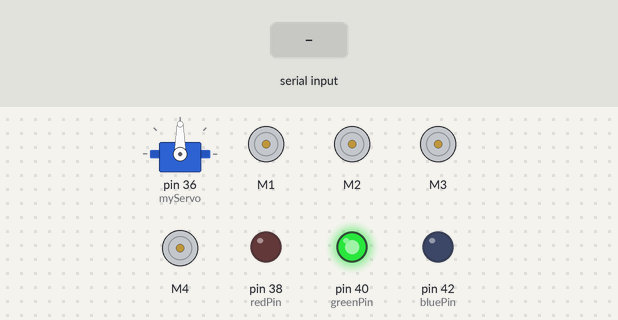
This sketch was run on a simulated Arduino Mega 2560, built with avr-gcc and run on an emulated ATmega2560. Shown: servo, 4 × DC motor (green arrow = forward, orange = backward, longer = faster), output pins drawn as LEDs (lit = HIGH). Dashed ring = blinking. Inputs (shaded band) come from the test bench.

Above: at 1.2 s.
1.3 s: "start1\n" received over Serial
At 1.55 s:
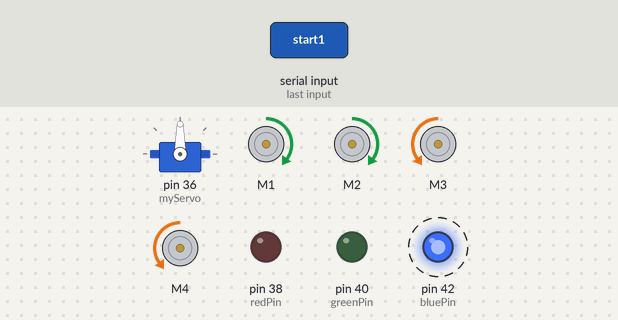
4.3 s: "start2\n" received over Serial
At 5.81 s:
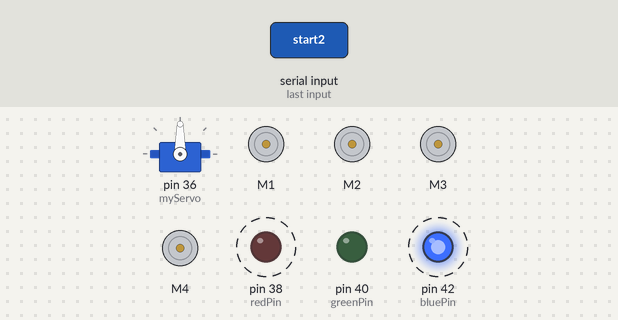
7.3 s: "stop\n" received over Serial
At 7.9 s:
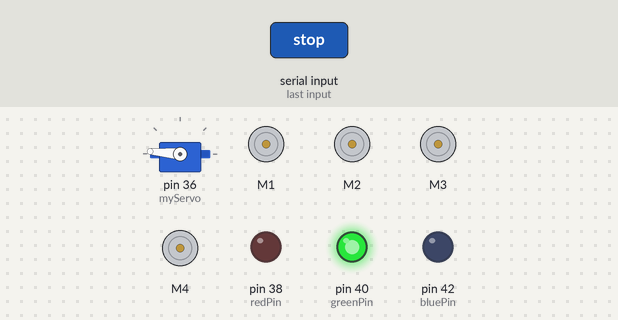
9.0 s: "f\n" received over Serial
At 9.25 s:
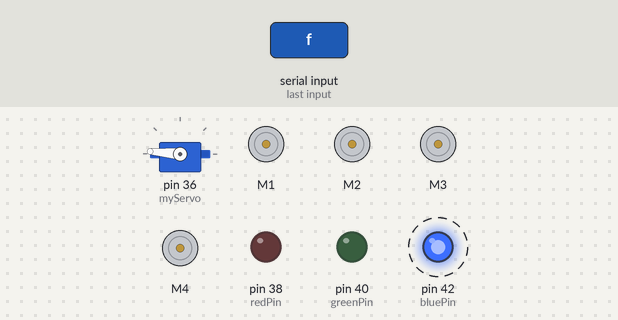
12.0 s: "w\n" received over Serial
At 12.75 s:
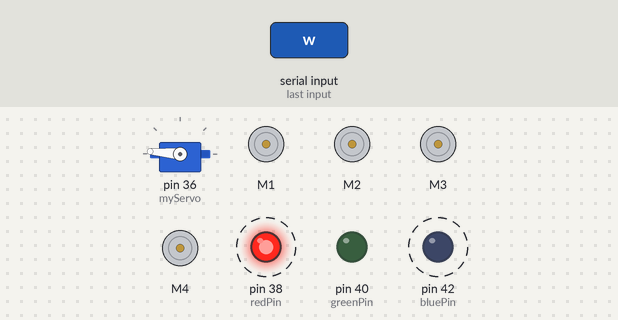
15.0 s: "s\n" received over Serial
At 15.28 s:
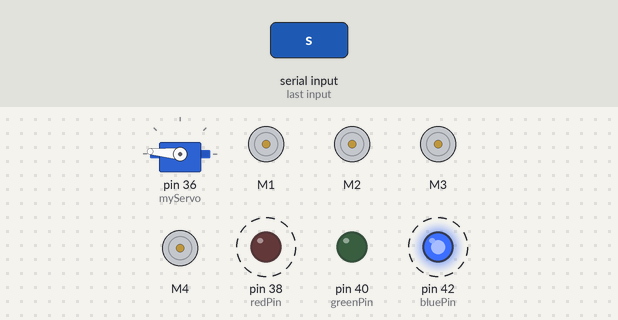
Timing chart, 0 to 19.0 s (numbered marks = the images above; inputs shaded):
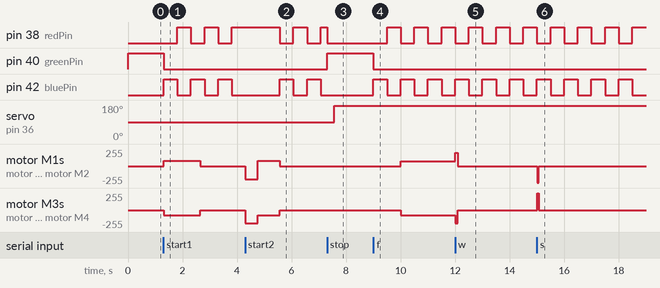

Measured:
- after the input at 1.3 s, pin 38 (redPin): alternates HIGH for 0.50 s and LOW for 0.50 s, starting after 0.51 s; pin 40 (greenPin): HIGH → LOW at once
- after the input at 4.3 s, servo on pin 36 (myServo): stays 90° (without the input it goes to 175° after 0.36 s); motor M1, motor M2: stopped → backward 200/255 at once, → forward 80/255 0.46 s later, → stopped 0.80 s later; motor M3, motor M4: stopped → backward 200/255 at once, → backward 80/255 0.46 s later, → stopped 0.80 s later
- after the input at 7.3 s, pin 40 (greenPin): LOW → HIGH at once; pin 42 (bluePin): stays LOW (without the input it goes to HIGH after 0.27 s)
- after the input at 9.0 s, pin 38 (redPin): alternates HIGH for 0.50 s and LOW for 0.50 s, starting after 0.50 s; pin 40 (greenPin): HIGH → LOW at once; pin 42 (bluePin): alternates HIGH for 0.50 s and LOW for 0.50 s, starting at once; motor M1, motor M2: stopped → forward 75/255 after 1.0 s; motor M3, motor M4: stopped → backward 75/255 after 1.0 s
- after the input at 12.0 s, motor M1, motor M2: forward 75/255 → forward 200/255 at once, → stopped 0.10 s later; motor M3, motor M4: backward 75/255 → backward 200/255 at once, → stopped 0.10 s later
- after the input at 15.0 s, motor M1, motor M2: stopped → backward 250/255 at once, → stopped 0.06 s later; motor M3, motor M4: stopped → forward 250/255 at once, → stopped 0.06 s later

The sketch:

final.ino
```cpp
#include <AFMotor.h>
#include <Servo.h>

// 电机定义
AF_DCMotor motor1(1);
AF_DCMotor motor2(2);
AF_DCMotor motor3(3);
AF_DCMotor motor4(4);

// 舵机定义
Servo myServo;

// LED 引脚定义
const int redPin = 38;    // 红色引脚连接到数字38
const int greenPin = 40;  // 绿色引脚连接到数字40
const int bluePin = 42;   // 蓝色引脚连接到数字42

// 变量定义
unsigned long startTime = 0;
unsigned long runDuration = 0;
bool isRunning = false;
bool redLight = false;
bool servoMovePending = false;
bool startCommandActive = false;
bool continuousRun = false;
bool initialSpeedRun = false;
bool fCommandActive = false;

// 红蓝交替闪烁相关变量
bool toggleRedBlue = false;
unsigned long ledToggleTime = 0;
const unsigned long ledInterval = 500; // 闪烁间隔时间（毫秒）

void setup() {
  Serial.begin(9600);        // 初始化串口通信
  myServo.attach(36);        // 将舵机连接到引脚36

  // 设置LED引脚为输出模式
  pinMode(redPin, OUTPUT);
  pinMode(greenPin, OUTPUT);
  pinMode(bluePin, OUTPUT);

  setColor(0, 255, 0);       // 默认显示绿色
}

void loop() {
  checkSerialInput();        // 检查串口输入

  // 检查是否到达运行时间
  if (isRunning && (millis() - startTime >= runDuration)) {
    stopAllMotors();         // 停止所有电机
    isRunning = false;       // 标记为停止状态
    if (startCommandActive) {
      servoMovePending = true; // 标记为需要旋转舵机
    }
    startTime = millis();    // 重置开始时间
  }

  // 检查是否需要旋转舵机
  if (servoMovePending && (millis() - startTime >= 2000)) {
    myServo.write(175);      // 舵机移动到175度
    servoMovePending = false; // 重置舵机移动标记
    startCommandActive = false; // 重置start命令标记
  }

  // 如果是初始速度运行模式
  if (initialSpeedRun && (millis() - startTime >= 1000)) { // 修改为1秒（1000毫秒）
    continuousRun = true;
    initialSpeedRun = false;
    startTime = millis();
  }

  // 如果是连续运行模式，所有电机以速度100持续运行
  if (continuousRun && !isRunning) {
    runAllMotors('w', 75); /*启动速度*/
  }

  // 红蓝交替闪烁
  if (redLight && (millis() - ledToggleTime >= ledInterval)) {
    if (toggleRedBlue) {
      setColor(255, 0, 0);  // 红色
    } else {
      setColor(0, 0, 255);  // 蓝色
    }
    toggleRedBlue = !toggleRedBlue; // 切换颜色
    ledToggleTime = millis(); // 重置LED切换时间
  }
}

// 检查串口输入
void checkSerialInput() {
  if (Serial.available() > 0) {  // 检查是否有串口输入
    String command = Serial.readStringUntil('\n');  // 读取串口输入

    // 根据输入命令进行操作
    if (command == "start1") {
      redLight = true;      // 标记为红灯
      runForDistanceWithServo('w', 135, 80); // 前进30个单位，速度100
      startCommandActive = true; // 标记start命令活动
    } else if (command == "start2") {
      redLight = true;      // 标记为红灯
      executeStart2Sequence();  // 执行 start2 命令序列
      startCommandActive = true; // 标记start命令活动
    } else if (command == "stop") {
      setColor(0, 255, 0);  // 变回绿色
      redLight = false;     // 标记为绿灯
      stopAllMotors();      // 停止所有电机
      myServo.write(90);    // 舵机回到90度
      continuousRun = false; // 停止连续运行
      initialSpeedRun = false; // 停止初始速度运行
      fCommandActive = false; // 重置f命令活动标记
    } else if (command == "f") {
      if (!fCommandActive) {
        redLight = true;      // 标记为红灯
        initialSpeedRun = true; // 标记为初始速度运行
        continuousRun = false; // 确保连续运行标记未设置
        startTime = millis(); // 重置开始时间
        fCommandActive = true; // 标记f命令活动
      }
    } else {
      // 处理单个字符命令
      handleSingleCharCommand(command[0]);
    }
  }
}

// 执行 start2 命令序列
void executeStart2Sequence() {
  //runForDistanceCustom('w', 10, 100); // 前进10个单位，速度200
  //delay(convertDistanceToDuration(500)); // 添加延时
  runForDistance(BACKWARD, 10, 200); // 右转10个单位，速度200
  delay(convertDistanceToDuration(46)); // 添加延时
  //runForDistance(FORWARD, 10, 200); // 左转10个单位，速度200
  //delay(convertDistanceToDuration(58)); // 添加延时
  runForDistanceCustom('w', 10, 80); // 前进10个单位，速度200
  delay(convertDistanceToDuration(80)); // 添加延时
}

// 处理单个字符命令
void handleSingleCharCommand(char command) {
  if (!startCommandActive) { // 检查start命令是否活动
    if (continuousRun || initialSpeedRun) {
      // 停止所有电机的连续运行
      continuousRun = false;
      initialSpeedRun = false;
      stopAllMotors();
    }

    fCommandActive = false; // 重置f命令活动标记

    switch (command) {
      case 'w':
        runForDistanceCustom('w', 10, 200); // 前进10个单位，速度200
        break;
      case 's':
        runForDistanceCustom('s', 6, 250); // 后退6个单位，速度250
        break;
      case 'a':
        runForDistance(FORWARD, 10, 200); // 左转10个单位，速度200
        break;
      case 'd':
        runForDistance(BACKWARD, 10, 200); // 右转10个单位，速度200
        break;
      case 'q':
        runForDistance(FORWARD, 30, 200); // 左转30个单位，速度200
        break;
    }
  }
}

// 设置单个电机
void setMotor(AF_DCMotor &motor, uint8_t direction, int speed) {
  motor.setSpeed(speed);
  motor.run(direction);
}

// 设置所有电机
void setAllMotors(uint8_t direction, int speed) {
  setMotor(motor1, direction, speed);
  setMotor(motor2, direction, speed);
  setMotor(motor3, direction, speed);
  setMotor(motor4, direction, speed);
}

// 停止所有电机
void stopAllMotors() {
  motor1.run(RELEASE);
  motor2.run(RELEASE);
  motor3.run(RELEASE);
  motor4.run(RELEASE);
}

// 按距离运行
void runForDistance(uint8_t direction, int distance, int speed) {
  runDuration = convertDistanceToDuration(distance);
  setAllMotors(direction, speed);
  startTime = millis();
  isRunning = true;
}

// 自定义按距离运行
void runForDistanceCustom(char command, int distance, int speed) {
  runDuration = convertDistanceToDuration(distance);

  if (command == 'w') {
    setMotor(motor1, FORWARD, speed);
    setMotor(motor2, FORWARD, speed);
    setMotor(motor3, BACKWARD, speed);
    setMotor(motor4, BACKWARD, speed);
  } else if (command == 's') {
    setMotor(motor3, FORWARD, speed);
    setMotor(motor4, FORWARD, speed);
    setMotor(motor1, BACKWARD, speed);
    setMotor(motor2, BACKWARD, speed);
  }

  startTime = millis();
  isRunning = true;
}

// 按距离运行并控制舵机
void runForDistanceWithServo(char command, int distance, int speed) {
  runDuration = convertDistanceToDuration(distance);

  if (command == 'w') {
    setMotor(motor1, FORWARD, speed);
    setMotor(motor2, FORWARD, speed);
    setMotor(motor3, BACKWARD, speed);
    setMotor(motor4, BACKWARD, speed);
  } else if (command == 's') {
    setMotor(motor3, FORWARD, speed);
    setMotor(motor4, FORWARD, speed);
    setMotor(motor1, BACKWARD, speed);
    setMotor(motor2, BACKWARD, speed);
  }

  startTime = millis();
  isRunning = true;
}

// 所有电机运行
void runAllMotors(char command, int speed) {
  if (command == 'w') {
    setMotor(motor1, FORWARD, speed);
    setMotor(motor2, FORWARD, speed);
    setMotor(motor3, BACKWARD, speed);
    setMotor(motor4, BACKWARD, speed);
  }
  startTime = millis();
  isRunning = true;
}

// 将距离转换为持续时间
int convertDistanceToDuration(int distance) {
  // 假设距离和时间的关系：distance = speed * time
  // 调整常数以适应实际情况。这里假设每单位距离需要10毫秒。
  int duration = distance * 10;
  return duration;
}

// 设置LED颜色
void setColor(int red, int green, int blue) {
  analogWrite(redPin, red);     // 设置红色亮度
  analogWrite(greenPin, green); // 设置绿色亮度
  analogWrite(bluePin, blue);   // 设置蓝色亮度
}
```
